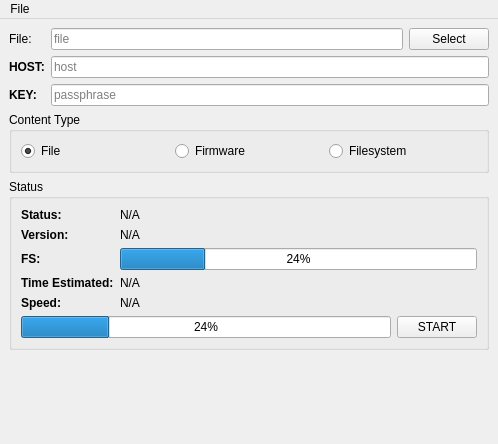
<?xml version="1.0" encoding="UTF-8"?>
<ui version="4.0">
 <class>MainWindow</class>
 <widget class="QMainWindow" name="MainWindow">
  <property name="geometry">
   <rect>
    <x>0</x>
    <y>0</y>
    <width>498</width>
    <height>444</height>
   </rect>
  </property>
  <property name="sizePolicy">
   <sizepolicy hsizetype="Minimum" vsizetype="Minimum">
    <horstretch>0</horstretch>
    <verstretch>0</verstretch>
   </sizepolicy>
  </property>
  <property name="windowTitle">
   <string>MainWindow</string>
  </property>
  <widget class="QWidget" name="centralwidget">
   <layout class="QFormLayout" name="formLayout_2">
    <item row="0" column="0">
     <widget class="QLabel" name="label_2">
      <property name="text">
       <string>&lt;b&gt;File:&lt;/b&gt;</string>
      </property>
     </widget>
    </item>
    <item row="2" column="0">
     <widget class="QLabel" name="label_4">
      <property name="text">
       <string>&lt;b&gt;HOST:&lt;/b&gt;</string>
      </property>
     </widget>
    </item>
    <item row="0" column="1">
     <layout class="QHBoxLayout" name="horizontalLayout_11">
      <item>
       <widget class="QLineEdit" name="fileLE">
        <property name="placeholderText">
         <string>file</string>
        </property>
       </widget>
      </item>
      <item>
       <widget class="QPushButton" name="fileSelectB">
        <property name="text">
         <string>Select</string>
        </property>
       </widget>
      </item>
     </layout>
    </item>
    <item row="2" column="1">
     <widget class="QLineEdit" name="hostLE">
      <property name="inputMask">
       <string/>
      </property>
      <property name="placeholderText">
       <string>host</string>
      </property>
     </widget>
    </item>
    <item row="5" column="0" colspan="2">
     <widget class="QGroupBox" name="statusGroupBox">
      <property name="title">
       <string>Status</string>
      </property>
      <layout class="QVBoxLayout" name="verticalLayout_5">
       <item>
        <layout class="QFormLayout" name="formLayout">
         <item row="0" column="0">
          <widget class="QLabel" name="label_3">
           <property name="text">
            <string>&lt;b&gt;Status:&lt;/b&gt;</string>
           </property>
          </widget>
         </item>
         <item row="0" column="1">
          <widget class="QLabel" name="statusL">
           <property name="text">
            <string>N/A</string>
           </property>
          </widget>
         </item>
         <item row="3" column="0">
          <widget class="QLabel" name="label">
           <property name="text">
            <string>&lt;html&gt;&lt;head/&gt;&lt;body&gt;&lt;p&gt;&lt;span style=&quot; font-weight:600;&quot;&gt;Time Estimated:&lt;/span&gt;&lt;/p&gt;&lt;/body&gt;&lt;/html&gt;</string>
           </property>
          </widget>
         </item>
         <item row="3" column="1">
          <widget class="QLabel" name="etaL">
           <property name="text">
            <string>N/A</string>
           </property>
          </widget>
         </item>
         <item row="4" column="0">
          <widget class="QLabel" name="label_7">
           <property name="text">
            <string>&lt;b&gt;Speed:&lt;/b&gt;</string>
           </property>
          </widget>
         </item>
         <item row="4" column="1">
          <widget class="QLabel" name="speedL">
           <property name="text">
            <string>N/A</string>
           </property>
          </widget>
         </item>
         <item row="1" column="0">
          <widget class="QLabel" name="label_5">
           <property name="text">
            <string>&lt;b&gt;Version:&lt;/b&gt;</string>
           </property>
          </widget>
         </item>
         <item row="1" column="1">
          <widget class="QLabel" name="versionL">
           <property name="text">
            <string>N/A</string>
           </property>
          </widget>
         </item>
         <item row="2" column="0">
          <widget class="QLabel" name="label_6">
           <property name="text">
            <string>&lt;b&gt;FS:&lt;/b&gt;</string>
           </property>
          </widget>
         </item>
         <item row="2" column="1">
          <widget class="QProgressBar" name="fsProgressBar">
           <property name="value">
            <number>24</number>
           </property>
           <property name="orientation">
            <enum>Qt::Horizontal</enum>
           </property>
           <property name="textDirection">
            <enum>QProgressBar::TopToBottom</enum>
           </property>
          </widget>
         </item>
        </layout>
       </item>
       <item>
        <layout class="QHBoxLayout" name="horizontalLayout_4">
         <item>
          <widget class="QProgressBar" name="progressBar">
           <property name="value">
            <number>24</number>
           </property>
          </widget>
         </item>
         <item>
          <widget class="QPushButton" name="startStopB">
           <property name="toolTip">
            <string>StartStop</string>
           </property>
           <property name="text">
            <string>START</string>
           </property>
          </widget>
         </item>
        </layout>
       </item>
      </layout>
     </widget>
    </item>
    <item row="4" column="0" colspan="2">
     <widget class="QGroupBox" name="groupBox">
      <property name="title">
       <string>Content Type</string>
      </property>
      <layout class="QHBoxLayout" name="horizontalLayout">
       <item>
        <widget class="QRadioButton" name="typeFileRB">
         <property name="text">
          <string>File</string>
         </property>
         <property name="checked">
          <bool>true</bool>
         </property>
        </widget>
       </item>
       <item>
        <widget class="QRadioButton" name="typeFirmwareRB">
         <property name="text">
          <string>Firmware</string>
         </property>
        </widget>
       </item>
       <item>
        <widget class="QRadioButton" name="typeFilesystemRB">
         <property name="text">
          <string>Filesystem</string>
         </property>
        </widget>
       </item>
      </layout>
     </widget>
    </item>
    <item row="3" column="0">
     <widget class="QLabel" name="label_8">
      <property name="text">
       <string>&lt;html&gt;&lt;head/&gt;&lt;body&gt;&lt;p&gt;&lt;span style=&quot; font-weight:600;&quot;&gt;KEY:&lt;/span&gt;&lt;/p&gt;&lt;/body&gt;&lt;/html&gt;</string>
      </property>
     </widget>
    </item>
    <item row="3" column="1">
     <widget class="QLineEdit" name="keyLE">
      <property name="maxLength">
       <number>32</number>
      </property>
      <property name="placeholderText">
       <string>passphrase</string>
      </property>
     </widget>
    </item>
   </layout>
  </widget>
  <widget class="QMenuBar" name="menubar">
   <property name="geometry">
    <rect>
     <x>0</x>
     <y>0</y>
     <width>498</width>
     <height>30</height>
    </rect>
   </property>
   <widget class="QMenu" name="menuAbout">
    <property name="title">
     <string>File</string>
    </property>
    <addaction name="actionAbout"/>
    <addaction name="separator"/>
    <addaction name="actionExit"/>
   </widget>
   <addaction name="menuAbout"/>
  </widget>
  <action name="actionAbout">
   <property name="text">
    <string>About</string>
   </property>
  </action>
  <action name="actionExit">
   <property name="text">
    <string>Exit</string>
   </property>
  </action>
  <action name="actionOpenList">
   <property name="text">
    <string>Open list</string>
   </property>
  </action>
  <action name="action_Add">
   <property name="text">
    <string>&amp;Add</string>
   </property>
  </action>
  <action name="actionImport">
   <property name="text">
    <string>Import</string>
   </property>
  </action>
  <action name="actionUpdate">
   <property name="text">
    <string>Update</string>
   </property>
  </action>
  <action name="actionVHubsSend">
   <property name="text">
    <string>Send</string>
   </property>
  </action>
  <action name="actionHelp">
   <property name="text">
    <string>?Help</string>
   </property>
  </action>
 </widget>
 <resources/>
 <connections>
  <connection>
   <sender>actionExit</sender>
   <signal>triggered()</signal>
   <receiver>MainWindow</receiver>
   <slot>close()</slot>
   <hints>
    <hint type="sourcelabel">
     <x>-1</x>
     <y>-1</y>
    </hint>
    <hint type="destinationlabel">
     <x>399</x>
     <y>66</y>
    </hint>
   </hints>
  </connection>
 </connections>
</ui>
